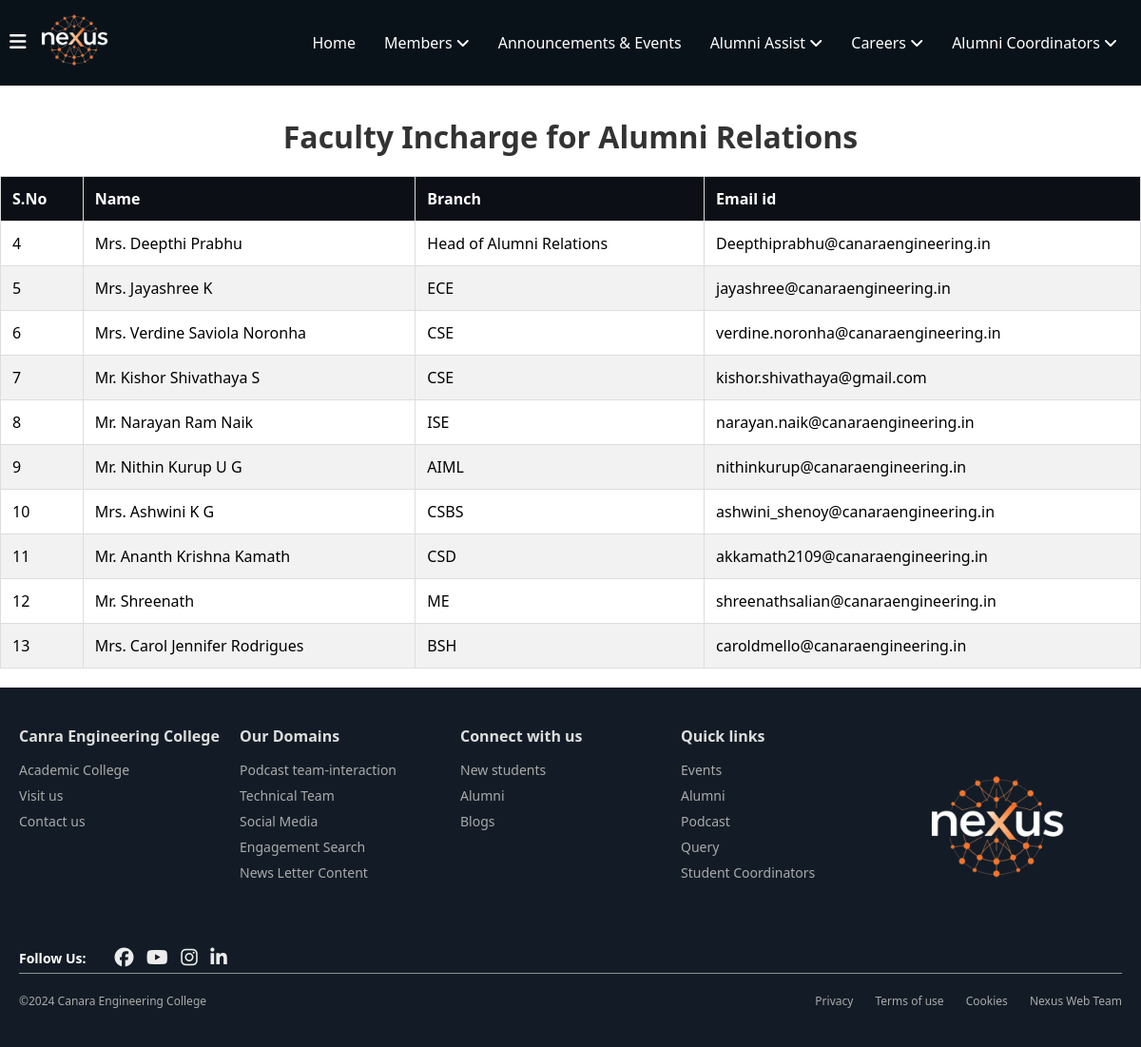
Page /coordinators/faculty-coordinators/ on the committed database.
### coordinators/models.py (models this page shows, shortened)
class FacultyCoordinator(models.Model):
    coordinator_id = models.AutoField(primary_key=True)
    name = models.CharField(max_length=100)  # Coordinator's name
    department= models.CharField(max_length=100)  # Coordinator's branch (department)
    email = models.EmailField(unique=True)  # Coordinator's email address
    phone_number = models.CharField(max_length=15)  # Coordinator's phone number

### coordinators/views.py (the view)
# urls.py: path('faculty-coordinators/', FacultyCoordinatorListView.as_view(), name='faculty-coordinator-list'),
class FacultyCoordinatorListView(ListView):
    model = FacultyCoordinator
    template_name = 'coordinators/faculty-coordinators.html'  # HTML template to render
    context_object_name = 'faculty_coordinators'  # Name of the object in the template

### coordinators/templates/coordinators/faculty-coordinators.html (shortened to what this page needs)
{% extends 'home/layout.html' %}
{% load static %}
{% block content %}
</head>
<body>
    <div class="container">
        <div class="faculty">
            <h1>Faculty Incharge for Alumni Relations</h1>
            <div class="table-responsive">
                <table>
                    <thead>
                        <tr>
                            <th>S.No</th>
                            <th>Name</th>
                            <th>Branch</th>
                            <th>Email id</th>
                        </tr>
                    </thead>
                    <tbody>
                        {% for coordinator in faculty_coordinators %}
                        <tr>
                            <td>{{ coordinator.coordinator_id }}</td>
                            <td>{{ coordinator.name }}</td>
                            <td>{{ coordinator.department }}</td>
                            <td>{{ coordinator.email }}</td>
                        </tr>
                        {% endfor %}
                    </tbody>
                </table>
            </div>
        </div>
    </div>
{% endblock %}

### home/static/home/navbar.css (style rules this page uses)
* { margin: 0; padding: 0; box-sizing: border-box; font-family: 'Segoe UI', Tahoma, Geneva, Verdana, sans-serif; }

### coordinators/templates/coordinators/faculty-coordinators.html (style rules this page uses)
body { width: 100%; height: 100vh; }
.faculty h1 { margin-top: 2rem; text-align: center; color: #333; }
.table-responsive { margin: 20px 0; overflow-x: auto; }
table { width: 100%; max-width: 1300px; margin: 0 auto; border-collapse: collapse; box-shadow: 0 2px 3px rgba(0,0,0,0.1); border: 1px solid #ddd; overflow-x: hidden; }
th, td { padding: 12px; text-align: left; border: 1px solid #ddd; }
th { background-color: #0c1016; color: rgb(255, 255, 255); }
tr:nth-child(even) { background-color: #f2f2f2; }

### rows in the picture
FacultyCoordinator: coordinator_id "4", name "Mrs. Deepthi Prabhu", department "Head of Alumni Relations", email "Deepthiprabhu@canaraengineering.in"
FacultyCoordinator: coordinator_id "5", name "Mrs. Jayashree K", department "ECE", email "jayashree@canaraengineering.in"
FacultyCoordinator: coordinator_id "6", name "Mrs. Verdine Saviola Noronha", department "CSE", email "verdine.noronha@canaraengineering.in"
FacultyCoordinator: coordinator_id "7", name "Mr. Kishor Shivathaya S", department "CSE", email "kishor.shivathaya@gmail.com"
FacultyCoordinator: coordinator_id "8", name "Mr. Narayan Ram Naik", department "ISE", email "narayan.naik@canaraengineering.in"
FacultyCoordinator: coordinator_id "9", name "Mr. Nithin Kurup U G", department "AIML", email "nithinkurup@canaraengineering.in"
FacultyCoordinator: coordinator_id "10", name "Mrs. Ashwini K G", department "CSBS", email "ashwini_shenoy@canaraengineering.in"
FacultyCoordinator: coordinator_id "11", name "Mr. Ananth Krishna Kamath", department "CSD", email "akkamath2109@canaraengineering.in"
FacultyCoordinator: coordinator_id "12", name "Mr. Shreenath", department "ME", email "shreenathsalian@canaraengineering.in"
FacultyCoordinator: coordinator_id "13", name "Mrs. Carol Jennifer Rodrigues", department "BSH", email "caroldmello@canaraengineering.in"
